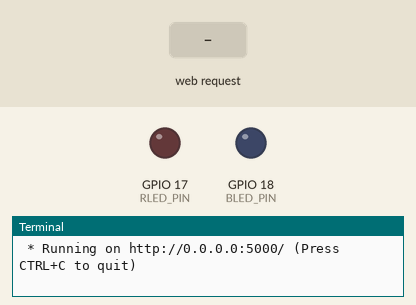
The program below on a simulated Raspberry Pi (BCM pin numbers). Parts: output pins drawn as LEDs (lit = HIGH), the last lines printed to the terminal. The test bench sets the inputs (shaded band). The clock reads 2024-03-15 10:24:30 at power-on unless the program sets it.

Above: at 1.2 s.
1.3 s: HTTP request for /led/red/on received
At 2.5 s:
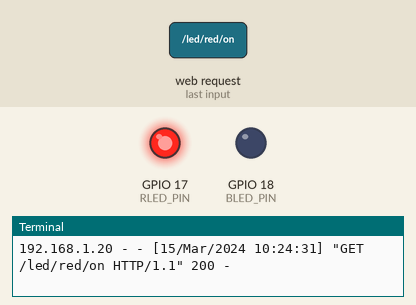
2.8 s: HTTP request for /led/blue/on received
At 3.7 s:
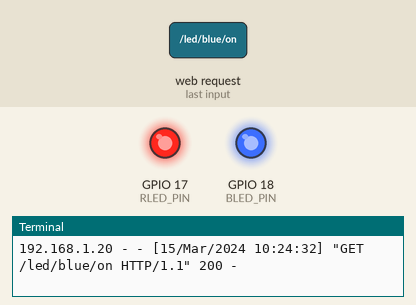
4.3 s: HTTP request for /led/red/off received
At 4.8 s:
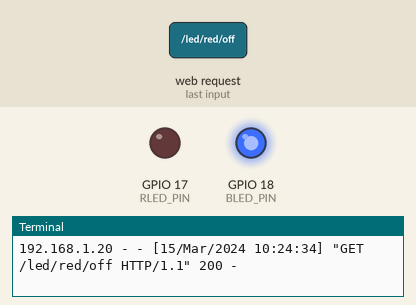
Timing chart, 0 to 7.3 s (numbered marks = the images above; inputs shaded):
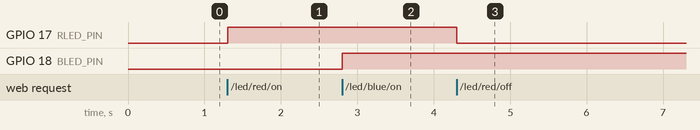

Measured:
- after the input at 1.3 s, GPIO 17 (RLED_PIN): LOW → HIGH at once
- after the input at 2.8 s, GPIO 18 (BLED_PIN): LOW → HIGH at once
- after the input at 4.3 s, GPIO 17 (RLED_PIN): HIGH → LOW at once

The program:

new_test.py
```python
from flask import Flask, render_template
import RPi.GPIO as GPIO

RLED_PIN = 17
BLED_PIN = 18

GPIO.setmode(GPIO.BCM)
GPIO.setup(RLED_PIN, GPIO.OUT)
GPIO.setup(BLED_PIN, GPIO.OUT)

app = Flask(__name__)

@app.route("/")
def hello():
    return render_template("led_task.html")

@app.route("/led/<color>/<op>")
def led_onoff(color, op):
    if color == "red":
        if op == "on":
            GPIO.output(RLED_PIN, GPIO.HIGH)
            return "RED LED ON"
        elif op == "off":
            GPIO.output(RLED_PIN, GPIO.LOW)
            return "RED LED OFF"

    elif color == "blue":
        if op == "on":
            GPIO.output(BLED_PIN, GPIO.HIGH)
            return "BLUE LED ON"
        elif op == "off":
            GPIO.output(BLED_PIN, GPIO.LOW)
            return "BLUE LED OFF"
    else:
        return "Error"


if __name__ == "__main__":
    try:
        app.run(host="0.0.0.0")
    finally:
        GPIO.cleanup()
```
